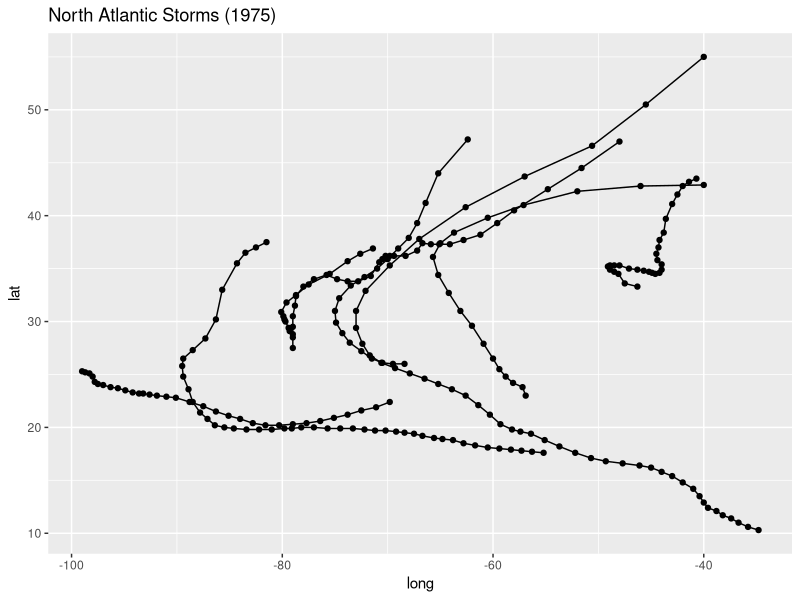
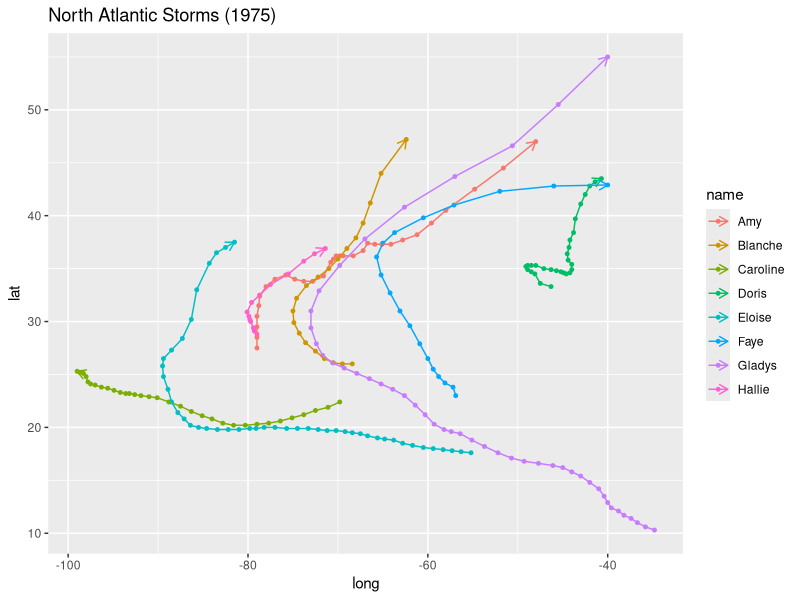
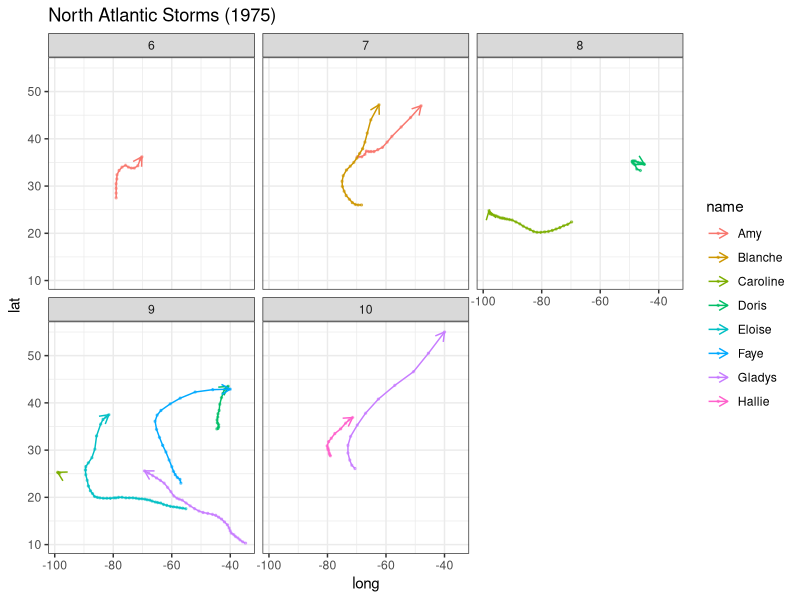
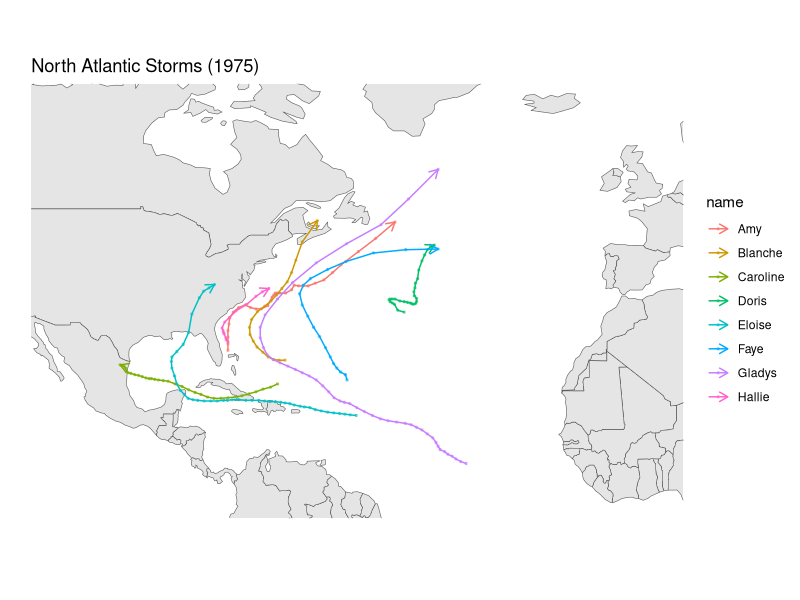

Write R code to recreate these figures, in order.
## ---- chunk 1
library(tidyverse)
library(sf)
library(rnaturalearth)
## ---- chunk 2
storms
## ---- chunk 3
#| code-fold: true
#| code-summary: View Plot Code
#| echo: true
storms |>
  filter(year == 1975) |>
  ggplot(aes(x = long, y = lat, group = name)) +
  geom_point() +
  geom_path() + 
  labs(title = "North Atlantic Storms (1975)")
## ---- chunk 4
#| code-fold: true
#| code-summary: View Plot Code
#| echo: true
storms |>
  filter(year == 1975) |>
  ggplot(aes(x = long, y = lat, group = name, color = name)) +
  geom_point(size = 1) +
  geom_path(arrow = arrow(length = unit(0.1, "inches"))) + 
  labs(title = "North Atlantic Storms (1975)")
## ---- chunk 5
#| code-fold: true
#| code-summary: View Plot Code
#| echo: true
storms |>
  filter(year == 1975) |>
  ggplot(aes(x = long, y = lat, group = name, color = name)) +
  geom_point(size = 0.5, alpha = 0.5) +
  geom_path(arrow = arrow(length = unit(0.1, "inches"))) + 
  facet_wrap(~ month) +
  labs(title = "North Atlantic Storms (1975)") +
  theme_bw()
## ---- chunk 6
#| echo: false
world_countries = ne_countries(returnclass = "sf")

storms75 = storms |> filter(year == 1975)

ggplot() +
  geom_sf(data = world_countries) +
  coord_sf(xlim = c(-110, 0), ylim = c(5, 65)) +
  geom_point(data = storms75, 
          aes(x = long, y = lat, group = name, color = name),
          size = 0.5, alpha = 0.5) +
  geom_path(data = storms75, 
          aes(x = long, y = lat, group = name, color = name),
          arrow = arrow(length = unit(0.1, "inches"))) + 
  theme(panel.background = element_blank(),
        axis.ticks = element_blank(), # hide tick marks
        axis.text = element_blank()) + # hide degree values of lat & lon
  labs(title = "North Atlantic Storms (1975)",
       x = "", 
       y = "")
